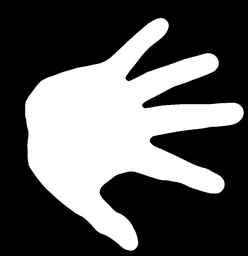
#> input picture digital-image-processing/07. representacao/images/Image_(1).bmp, 248 x 256 px, shrunk from 879 x 909 before the run, given in place of image_(1).jpg, which was not available
$ python restauration.py
#> lines starting #> are read from the running program, lines starting #| are printed output that depends on the picture; pictures that were not available may be replaced by others from this repository, and a replacement may not be noted
from matplotlib import pyplot as plt
from random import gauss
import numpy as np
import os

class Filter():
    def do(self, image):
        img = Image(image)
        hist = Histogram()

        h_original = hist.getValues(img.arr)
        hist.save(h_original, img.name, "h_original")

        ### Mean ###
        extension = "7x7_media"
        mean = Image(self.mean(img.arr), img.name)
        mean.save(extension)

        h_restored = hist.getValues(mean.arr)
        hist.save(h_restored, img.name, (extension+"_h_restored"))

        h_diff = hist.diff(h_original, h_restored)
        hist.save(h_diff, img.name, (extension+"_h_diff"))

        ### Median ###
        extension = "7x7_mediana"
        median = Image(self.median(img.arr), img.name)
        median.save(extension)

        h_restored = hist.getValues(median.arr)
        hist.save(h_restored, img.name, (extension+"_h_restored"))

        h_diff = hist.diff(h_original, h_restored)
        hist.save(h_diff, img.name, (extension+"_h_diff"))

    def mean(self, arr, kernel=None):
        return self.convolve(self.__mean, arr, kernel)

    def median(self, arr, kernel=None):
        return self.convolve(self.__median, arr, kernel)

    def __mean(self, arr, kernel):
        return np.average(arr, weights=kernel)

    def __median(self, arr, kernel):
        return np.median(np.multiply(arr, kernel))

    def convolve(self, function, arr, kernel=None):
        if (kernel is None):
            kernel = np.ones((7, 7))

        m, n = kernel.shape
        pad_h, pad_w = (m//2), (n//2)
        H, W = arr.shape

        img = np.ones((H + pad_h * 2, W + pad_w * 2)) * 128
        new_img = np.ones((H + pad_h * 2, W + pad_w * 2))
        img[pad_h:-pad_h, pad_w:-pad_w] = arr

        for i in range(pad_h, H+pad_h):
            for j in range(pad_w, W+pad_w):
                new_img[i,j] = function(img[i-pad_h:i+m-pad_h, j-pad_w:j+n-pad_w], kernel)

        return new_img[pad_h:-pad_h,pad_w:-pad_w]


class Noise():
    def __init__(self, uni_p=0.15, bi_p=0.10, g_mean=10, g_sigma=30, g_n=100):
        self.uni_p = uni_p
        self.bi_p = bi_p
        self.gauss_mean = g_mean
        self.gauss_sigma = g_sigma
        self.gauss_n = g_n
        self.gauss = None
        self.gaussianGenerate()

    def do(self, image):
        img = Image(image)
        matrix_uni = self.unipolar(img.shapes)
        matrix_bi = self.bipolar(img.shapes)
        matrix_gauss = self.gaussian(img.shapes)

        img_uni = Image(np.add(img.arr, matrix_uni), img.name)
        img_bi = Image(np.add(img.arr, matrix_bi), img.name)
        img_gauss = Image(np.add(img.arr, matrix_gauss), img.name)

        img_uni.save("(noise)_unipolar")
        img_bi.save("(noise)_bipolar")
        img_gauss.save("(noise)_gauss")

    def unipolar(self, shapes):
        return np.random.choice([-255,0], size=(shapes[0], shapes[1]), p=[self.uni_p, (1-self.uni_p)])

    def bipolar(self, shapes):
        return np.random.choice([-255,0,255], size=(shapes[0], shapes[1]), p=(0.05, 0.9, 0.05))

    def gaussian(self, shapes):
        return np.random.choice(self.gauss, size=(shapes[0], shapes[1]))

    def gaussianGenerate(self):
        self.gauss = [gauss(self.gauss_mean, self.gauss_sigma) for i in range(self.gauss_n)]

class Histogram():
    def getValues(self, arr, show=False):
        y_arr = np.zeros(256, dtype=int)
        for y in range(len(arr)):
            for x in range(len(arr[0])):
                y_arr[int(arr[y,x])] += 1
        if (show):
            plt.show()
        return y_arr

    def diff(self, original, result):
        y_arr = np.subtract(original, result)
        y_arr[y_arr < 0] = 0
        return y_arr

    def save(self, y_arr, name, extension="histogram", color="black"):
        x_arr = [x for x in range(256)]
        plt.bar(x_arr, y_arr, width=1, color=color)
        plt.plot(x_arr, y_arr, color=color)
        plt.title("Histograma")
        plt.xlabel("Pixel")
        plt.ylabel("Frequência")
        plt.savefig(Utils().getPathToSave(name, extension))
        plt.close()


class Image():
    def __init__(self, img=None, name="image"):
        self.name = name
        self.arr = None
        self.shapes = None
        self.load(img)

    def load(self, img):
        if (isinstance(img, str)):
            self.name = img
            self.arr = np.array(plt.imread(os.path.join(Utils().path, img)))
            self.convertToGray()
        else:
            self.arr = np.asarray(img, dtype=float)
        self.shapes = self.arr.shape

    def show(self, mode="Greys_r"):
        plt.imshow(self.arr, cmap=mode, vmin=0, vmax=255)
        plt.show()

    def save(self, extension=None, mode="Greys_r"):
        plt.imsave(Utils().getPathToSave(self.name, extension), self.arr, cmap=mode, vmin=0, vmax=255)

    def convertToGray(self):
        if (len(self.arr.shape) == 3):
            self.arr = np.dot(self.arr[...,:3], [0.299, 0.587, 0.114])


class Utils():
    def __init__(self):
        self.path = "images"

    def getName(self, name, extension):
        return name.replace(".", ("_" + extension + "."))

    def getPathToSave(self, name="image.jpg", extension="result"):
        path = os.path.join(self.path, name.split(".")[0])
        os.makedirs(path, exist_ok=True)
        return os.path.join(path, self.getName(name, extension))


### Main ###
def main():

    ### 1ª questão
    Noise().do("image_(1).jpg")
#> in load, self.arr is the input picture: shape (256, 248, 3); min 0, max 255, mean 91.3
#> in load (call 4), `self.arr = np.asarray(img, dtype=float)`:
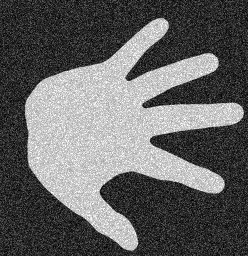
#> self.arr: shape (256, 248) float64; min -59.63, max 343.3, mean 98.8; drawn with min black and max white

    ### 2ª questão
    Filter().do("image_(2).jpg")
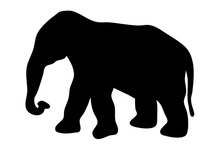
#> input picture digital-image-processing/07. representacao/images/Image_(2).jpg, 211 x 150 px, shrunk from 750 x 531 before the run, found by its file name
#> in load, self.arr is the input picture: shape (150, 211); min 0, max 255, mean 141.6
#> the loop in getValues, `for y in range(len(arr)):` made 150 passes
#> after the loop in getValues, `for y in range(len(arr)):`: y_arr = 256 values, max 14868 at index 255, min 0 at index 56, mean 123.6
#> in do, `h_original = hist.getValues(img.arr)`: h_original has the same summary as y_arr in getValues
#> in convolve, `return new_img[pad_h:-pad_h,pad_w:-pad_w]`:
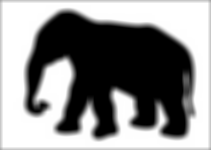
#> returned value: shape (150, 211) float64; min 0, max 255, mean 139.1
#> the loop in getValues (call 2), `for y in range(len(arr)):` made 150 passes
#> in do, `h_restored = hist.getValues(mean.arr)`: h_restored = 256 values, max 10186 at index 0, min 13 at index 201, mean 123.6
#> in diff, `y_arr = np.subtract(original, result)`: y_arr = 256 values, max 7214 at index 255, min -3102 at index 254, mean 0
#> in do, `h_diff = hist.diff(h_original, h_restored)`: h_diff = 256 values, max 7214 at index 255, min 0 at index 7, mean 41.22
#> in do, `h_restored = hist.getValues(median.arr)`: h_restored = 256 values, max 14889 at index 255, min 0 at index 56, mean 123.6
#> in do, `h_diff = hist.diff(h_original, h_restored)`: h_diff = 256 values, max 93 at index 0, min 0 at index 1, mean 1.67
    Filter().do("image_(3).jpg")
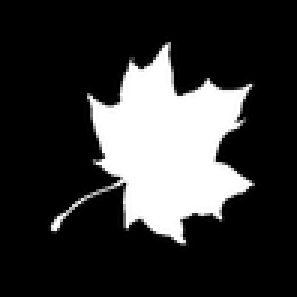
#> input picture digital-image-processing/07. representacao/images/Image_(3).bmp, 99 x 99 px, shrunk from 350 x 350 before the run, given in place of image_(3).jpg, which was not available (shown 3 times larger)
#> in load, self.arr is the input picture: shape (99, 99); min 0, max 255, mean 53.5
#> after the loop in convolve (call 3), `for i in range(pad_h, H+pad_h):`:
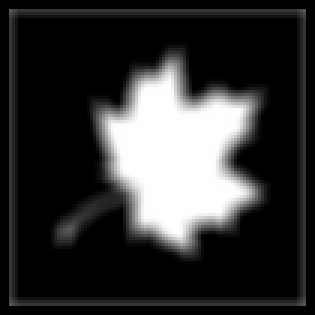
#> new_img: shape (105, 105) float64 (shown 3 times larger); min 0, max 255, mean 51.6
#> in convolve (call 3), `return new_img[pad_h:-pad_h,pad_w:-pad_w]`:
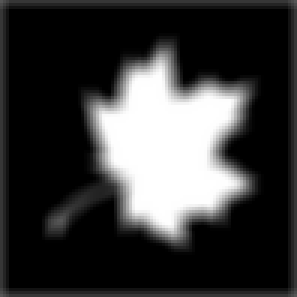
#> returned value: shape (99, 99) float64 (shown 3 times larger); min 0, max 255, mean 57.9
#> in save (call 10), `plt.savefig(Utils().getPathToSave(name, extension))`:
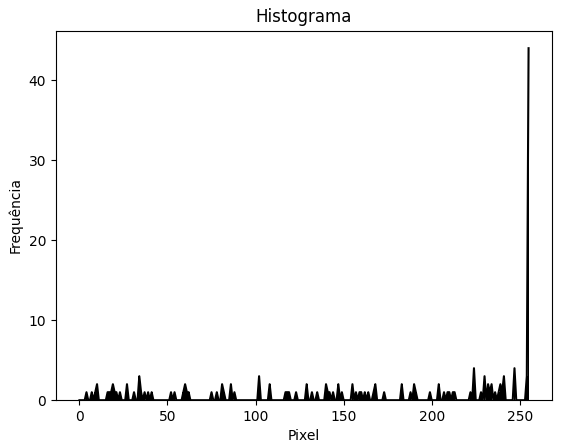
#> figure drawn by matplotlib, 1 panel; tallest bar 44 high, from x = 254.5 to 255.5; curve peaks at x = 255, y = 44
    Filter().do("image_(4).jpg")

if __name__ == "__main__":
#> (the run stopped early here; a loop or call above may not have finished)
